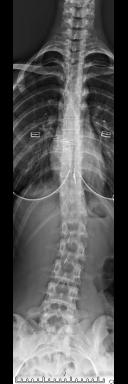
#> input picture dataset-processed/normal/N1,N,F,21_1_0.jpg, 128 x 384 px; its folder holds only this picture in this run
$ python augment-og-dataset.py
#> lines starting #> are read from the running program, lines starting #| are printed output that depends on the picture
"""
Parses the 'dataset-processed' directory and generates enough augmented images
of the scoliosis and normal classes to reach a specified quantity.

RUN THIS BEFORE TRAINING ANY MODELS
"""

import os
import cv2
import numpy as np
from pathlib import Path
import random
from PIL import Image
from scipy.ndimage import rotate
from tqdm import tqdm
import shutil

def clean_output_dir(output_base_dir):
    if os.path.exists(output_base_dir):
        print(f"cleaning existing output directory: {output_base_dir}")
        shutil.rmtree(output_base_dir)

    os.makedirs(output_base_dir)
    print("Created fresh output directory")

def count_files(dir):
    return len([f for f in Path(dir).rglob('*') if f.is_file()])

def apply_rotation(img_array, max_rotation=10):
    angle = random.uniform(-max_rotation, max_rotation)
    return rotate(img_array, angle, reshape=False, mode='constant', cval=0)

def apply_shift(img_array, max_shift=20):
    shift_x = random.randint(-max_shift, max_shift)
    shift_y = random.randint(-max_shift, max_shift)
    shifted = np.zeros_like(img_array)

    if shift_x >= 0:
        shifted[shift_x:, :] = img_array[:-shift_x, :] if shift_x > 0 else img_array
    else:
        shifted[:shift_x, :] = img_array[-shift_x:, :]

    if shift_y >=0:
        shifted[:, shift_y:] = img_array[:, :-shift_y] if shift_y > 0 else img_array
    else:
        shifted[:, :shift_y] = img_array[:, -shift_y:]

    return shifted

def apply_noise(img_array, noise_factor=0.05):
    noise = np.random.normal(0, noise_factor * np.mean(img_array), img_array.shape)
    return np.clip(img_array + noise, 0, 255).astype(np.uint8)

def apply_flip(img_array):
    return np.fliplr(img_array)

def apply_augmentation(image, max_rotation=10, max_shift=20, noise_factor=0.05):
    img_array = np.array(image)

    movement_augmentations = {
        'rotation': lambda: apply_rotation(img_array, max_rotation),
        'shift': lambda: apply_shift(img_array, max_shift),
    }
    other_augmentations = {
        'noise': lambda: apply_noise(img_array, noise_factor),
        'flip': lambda: apply_flip(img_array)
    }

    movement_aug = []
    if random.random() < 0.8:
        movement_aug = [random.choice(list(movement_augmentations.keys()))]
    num_other_augmentations = random.randint(0,len(other_augmentations))
    other_aug = random.sample(list(other_augmentations.keys()), num_other_augmentations)

    selected_augmentations = movement_aug + other_aug

    if not selected_augmentations:
        all_augmentations = {**movement_augmentations, **other_augmentations}
        selected_augmentations = [random.choice(list(all_augmentations.keys()))]

    current_img = img_array

    all_augmentations = {**movement_augmentations, **other_augmentations}
    for aug_name in selected_augmentations:
        current_img = all_augmentations[aug_name]()

    return current_img

def augment_images(input_dir, output_dir, target_count, max_rotation=10, max_shift=20, noise_factor=0.05):
    os.makedirs(output_dir, exist_ok=True)

    image_files = list(Path(input_dir).rglob('*'))
    image_files = [f for f in image_files if f.suffix.lower() in ['.jpg','.jpeg', '.png']]

    for i, img_path in enumerate(image_files):
        img = cv2.imread(str(img_path))
        if img is None:
            continue
        output_path = os.path.join(output_dir, f'original_{i}{img_path.suffix}')
        cv2.imwrite(output_path, img)

    current_count = len(image_files)
    augs_needed = max(0, target_count - current_count)

    with tqdm(total=augs_needed) as pbar:
        aug_i = 0
        while aug_i < augs_needed:
            img_path = np.random.choice(image_files)
            img = cv2.imread(str(img_path))

            if img is None:
                continue

            augmented = apply_augmentation(
                img,
                max_rotation=max_rotation,
                max_shift=max_shift,
                noise_factor=noise_factor
            )

            output_path = os.path.join(output_dir, f'aug_{aug_i}{img_path.suffix}')
            cv2.imwrite(output_path, augmented)

            aug_i += 1
            pbar.update(1)

def main():
    base_dir = 'dataset-processed'
    output_base_dir = 'og-augmented'

    clean_output_dir(output_base_dir)

    categories = ['normal', 'scoliosis']
    for c in categories:
        os.makedirs(os.path.join(output_base_dir, c))

    for c in categories:
        input_dir = os.path.join(base_dir, c)
        file_count = count_files(input_dir)
        print(f"Number of files in {c}: {file_count}")

        output_dir = os.path.join(output_base_dir, c)

        target_count = 1000
        print(f"\nAugmenting {c} images to reach {target_count} images...")
        augment_images(
            input_dir,
            output_dir,
            target_count,
            max_rotation=10,
            max_shift=20,
            noise_factor=0.05
        )
#> in augment_images, img is the input picture: shape (384, 128, 3); min 0, max 255, mean 85.1
#> in apply_augmentation, `num_other_augmentations = random.randint(0,len(other_augmentations))`: num_other_augmentations = 1
#> in apply_augmentation, `other_aug = random.sample(list(other_augmentations.keys()), num_other_..`: other_aug = ['noise']
#> the loop in apply_augmentation, `for aug_name in selected_augmentations:` made 1 pass
#> pass 1, in apply_noise, `noise = np.random.normal(0, noise_factor * np.mean(img_array), img_arr..`:
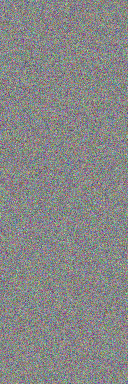
#> noise: shape (384, 128, 3) float64; mean B, G, R -0.00383, 0.0476, 0.0162; drawn with min black and max white

        final_count = count_files(output_dir)
        print(f"final number of images in {c}: {final_count}\n")

if __name__ == "__main__":
    main()
